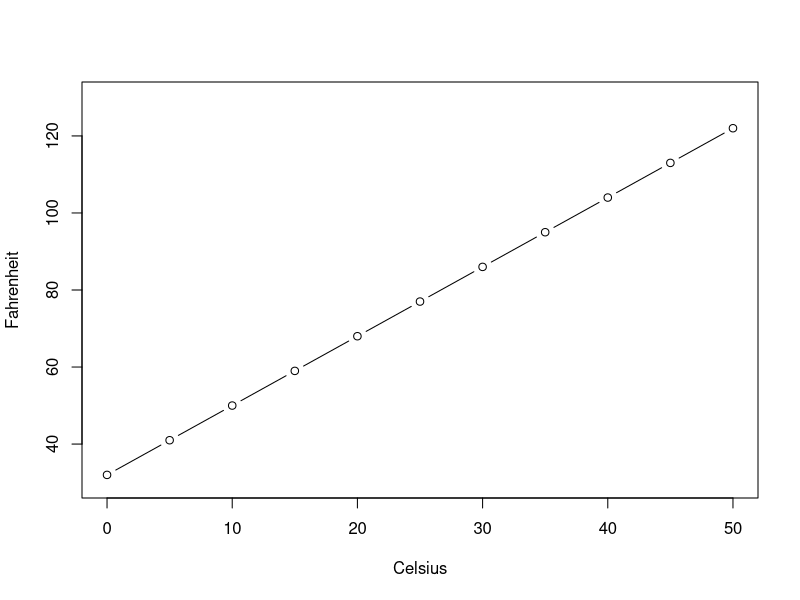
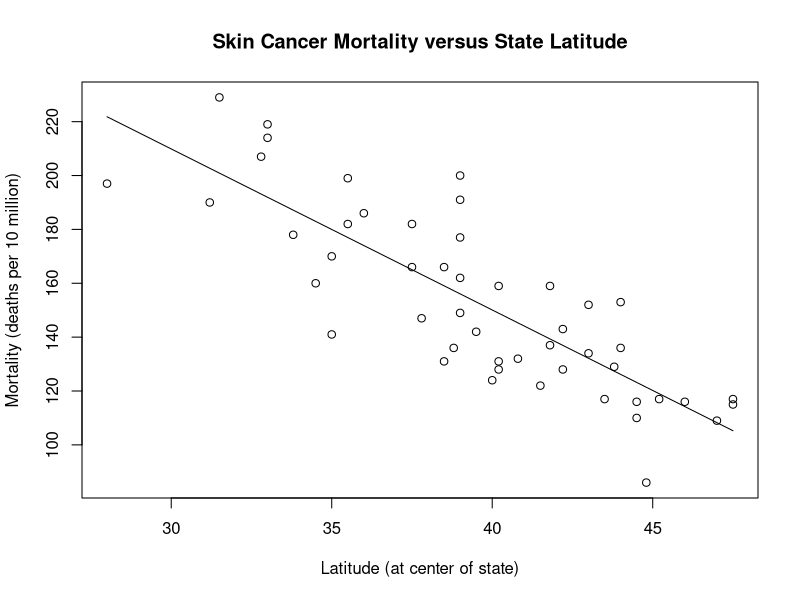
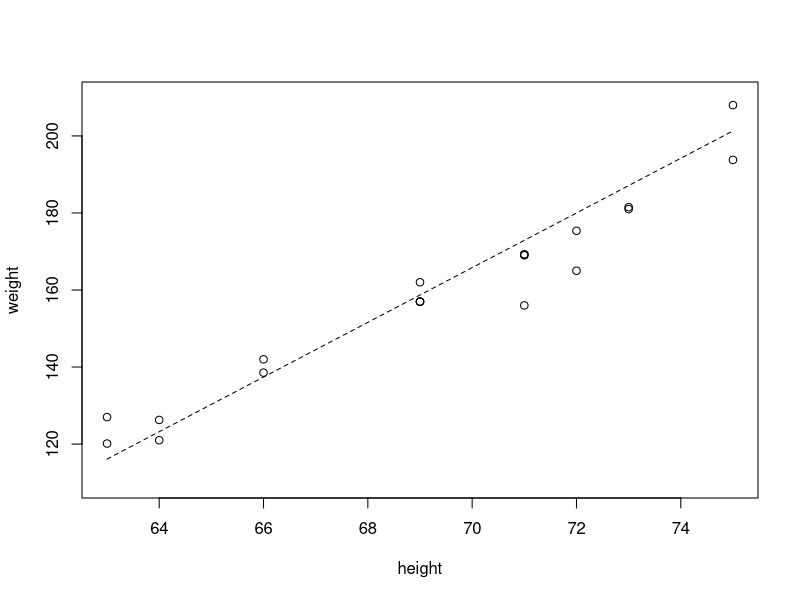
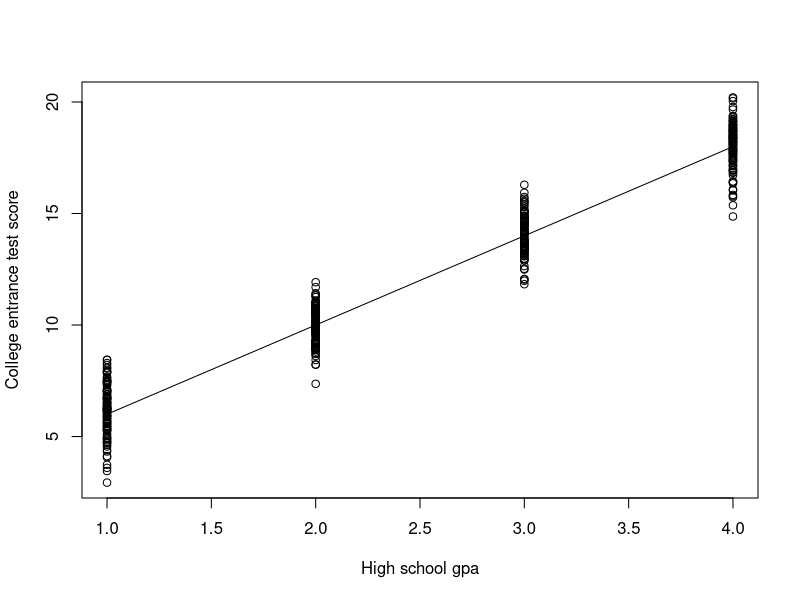
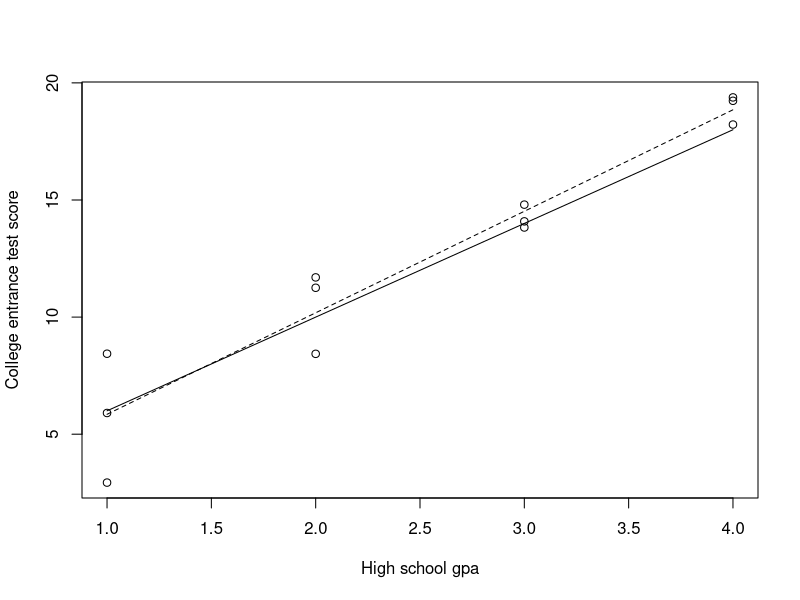
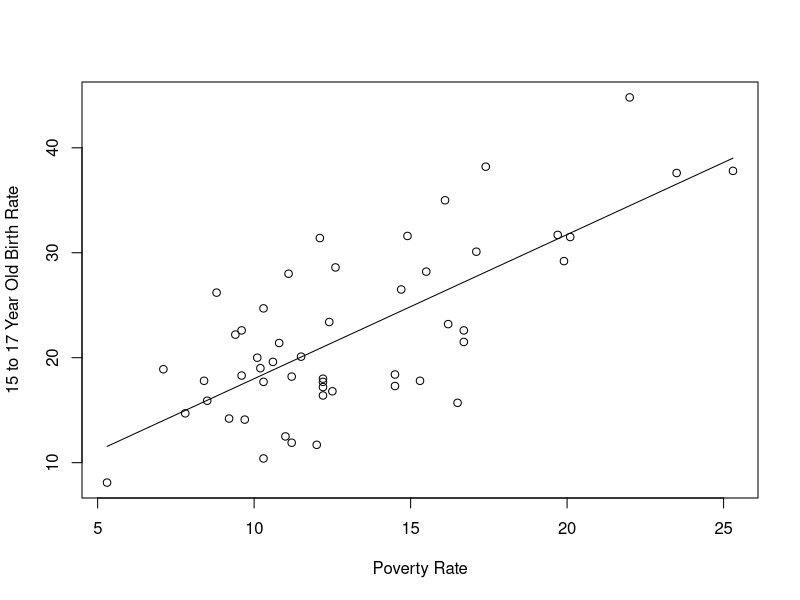
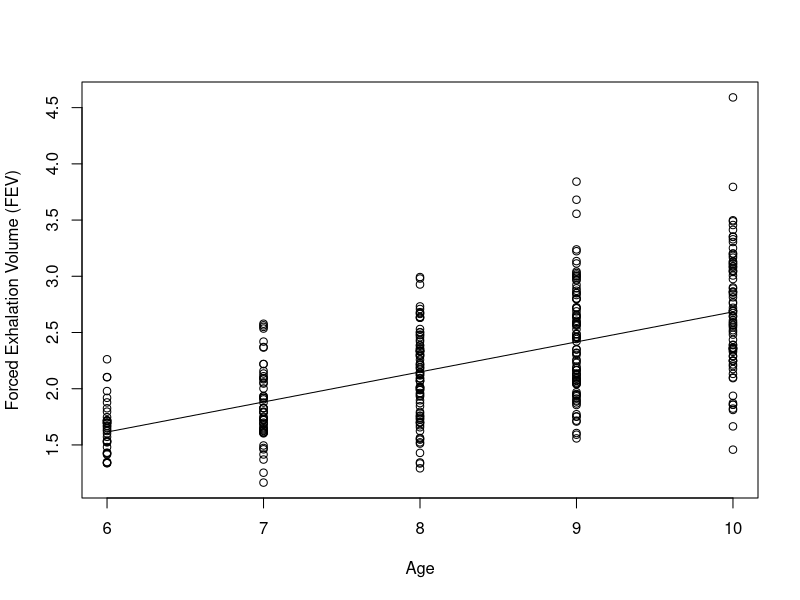
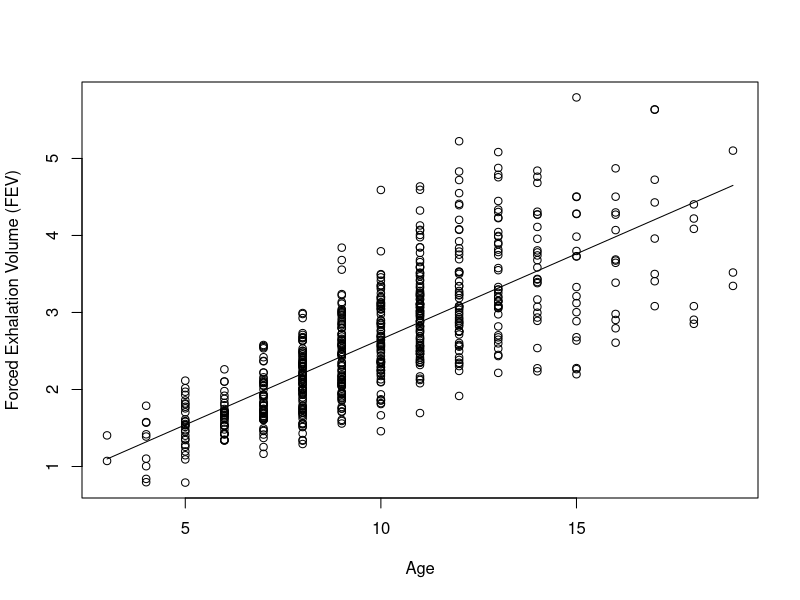

The R script that drew these images, in order:
## ---- chunk 1
knitr::opts_chunk$set(echo = TRUE)
## ---- chunk 2
C <- seq(0, 50, by=5)
F <- (9/5)*C+32
plot(C, F, type="b", xlab="Celsius", ylab="Fahrenheit", ylim=c(30,130))
## ---- chunk 3
skincancer <- read.table("./Data/skincancer.txt", header=T)
attach(skincancer)
model <- lm(Mort ~ Lat)
plot(x=Lat, y=Mort,
     xlab="Latitude (at center of state)", ylab="Mortality (deaths per 10 million)",
     main="Skin Cancer Mortality versus State Latitude",
     panel.last = lines(sort(Lat), fitted(model)[order(Lat)]))
detach(skincancer)
## ---- chunk 4
heightweight <- read.table("./Data/student_height_weight.txt", header=T)
attach(heightweight)

model <- lm(wt ~ ht)
summary(model)
# Hashtag denotes comments
# Coefficients:
#              Estimate Std. Error t value Pr(>|t|)    
# (Intercept) -266.5344    51.0320  -5.223    8e-04 ***
# ht             6.1376     0.7353   8.347 3.21e-05 ***
 
plot(x=ht, y=wt, ylim=c(110,210), xlab="height", ylab="weight",
     panel.last = c(lines(sort(ht), fitted(model[order(ht)]),
                    lines(ht, -331.2+7.1*ht, lty=2))))
sum(residuals(model)^2) # SSE = 597.386
predict(model, newdata=data.frame(ht=c(66, 67))) # 138.5460 144.6836
detach(heightweight)
## ---- chunk 5
X <- c(rep(1, 100), rep(2, 100), rep(3, 100), rep(4, 100))
Y <- 2 + 4*X + rnorm(400, 0, 1)
plot(X, Y, xlab="High school gpa", ylab="College entrance test score",
     panel.last = lines(X, 2+4*X))
Xs <- c(rep(1, 3), rep(2, 3), rep(3, 3), rep(4, 3))
Ys <- Y[c(rep(0, 3), rep(100, 3), rep(200, 3), rep(300, 3)) + sample.int(100, 12)]
model <- lm(Ys ~ Xs)
plot(Xs, Ys, xlab="High school gpa", ylab="College entrance test score",
     panel.last = c(lines(Xs, 2+4*Xs),
                    lines(sort(Xs), fitted(model[order(Xs)]),lty=2)))
sum(residuals(model)^2) # SSE = 8.677833
sum(residuals(model)^2)/10 # MSE = 0.8677833
sqrt(sum(residuals(model)^2)/10) # S = 0.9315489
summary(model) # Residual standard error: 0.9315 on 10 degrees of freedom
## ---- chunk 6
skincancer <- read.table("./Data/skincancer.txt", header=T)
attach(skincancer)
model <- lm(Mort ~ Lat)
summary(model) # Multiple R-squared:  0.6798
cor(Mort, Lat) # correlation = -0.8245178
detach(skincancer)
## ---- chunk 7
C <- seq(0, 50, by=5)
F <- (9/5)*C+32
model <- lm(F ~ C)
summary(model) # Multiple R-squared:      1
cor(F, C) # correlation = 1
## ---- chunk 8
bldgstories <- read.table("./Data/bldgstories.txt", header=T)
attach(bldgstories)
model <- lm(HGHT ~ STORIES)
summary(model) # Multiple R-squared:  0.9036
cor(HGHT, STORIES) # correlation = 0.9505549
detach(bldgstories)
## ---- chunk 9
signdist <- read.table("./Data/signdist.txt", header=T)
attach(signdist)
model <- lm(Distance ~ Age)
summary(model) # Multiple R-squared:  0.642
cor(Distance, Age) # correlation = -0.8012447
detach(signdist)
## ---- chunk 10
heightgpa <- read.table("./Data/heightgpa.txt", header=T)
attach(heightgpa)
model <- lm(gpa ~ height)
summary(model) # Multiple R-squared:  0.002835
cor(gpa, height) # correlation = -0.05324126
detach(heightgpa)
## ---- chunk 11
poverty <- read.table("./Data/poverty.txt", header=T)
attach(poverty)
 
model <- lm(Brth15to17 ~ PovPct)
summary(model)
# Coefficients:
#             Estimate Std. Error t value Pr(>|t|)    
# (Intercept)   4.2673     2.5297   1.687    0.098 .  
# PovPct        1.3733     0.1835   7.483 1.19e-09 ***
# ---
# Signif. codes:  0 ‘***’ 0.001 ‘**’ 0.01 ‘*’ 0.05 ‘.’ 0.1 ‘ ’ 1
# 
# Residual standard error: 5.551 on 49 degrees of freedom
# Multiple R-squared:  0.5333,  Adjusted R-squared:  0.5238 
 
plot(PovPct, Brth15to17, xlab="Poverty Rate", ylab="15 to 17 Year Old Birth Rate",
     panel.last = lines(sort(PovPct), fitted(model)[order(PovPct)]))
detach(poverty)
## ---- chunk 12
lungfunction <- read.table("./Data/fev_dat.txt", header=T)
attach(lungfunction)

model.1 <- lm(FEV ~ age, subset = age>=6 & age<=10)
summary(model.1)
# Coefficients:
#             Estimate Std. Error t value Pr(>|t|)    
# (Intercept)  0.01165    0.15237   0.076    0.939    
# age          0.26721    0.01801  14.839   <2e-16 ***
 
plot(age[age>=6 & age<=10], FEV[age>=6 & age<=10], 
     xlab="Age", ylab="Forced Exhalation Volume (FEV)",
     panel.last = lines(sort(age[age>=6 & age<=10]), 
                        fitted(model.1)[order(age[age>=6 & age<=10])]))
 
model.2 <- lm(FEV ~ age)
summary(model.2)
# Coefficients:
#             Estimate Std. Error t value Pr(>|t|)    
# (Intercept) 0.431648   0.077895   5.541 4.36e-08 ***
# age         0.222041   0.007518  29.533  < 2e-16 ***
 
plot(age, FEV, xlab="Age", ylab="Forced Exhalation Volume (FEV)",
     panel.last = lines(sort(age), fitted(model.2)[order(age)]))
detach(lungfunction)
